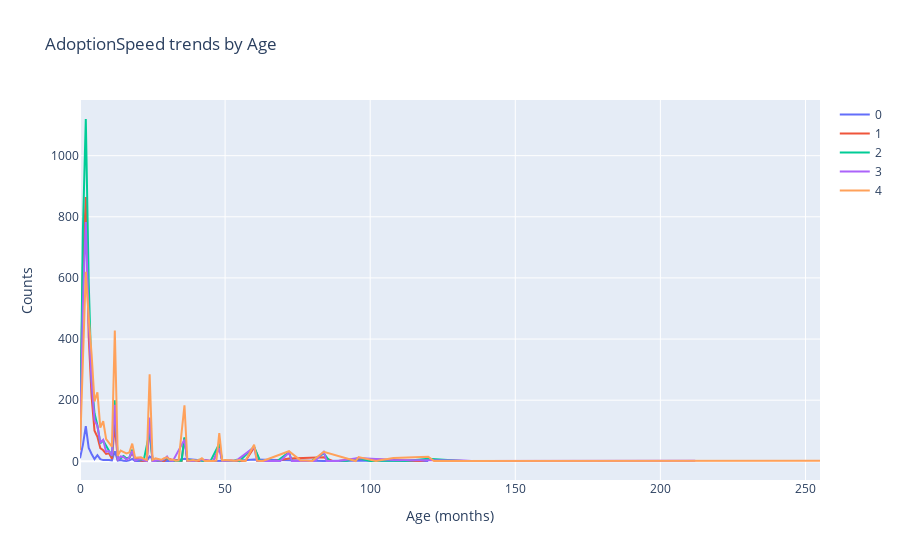

The code cell stored with this chart in its notebook:
### Code cell
import plotly.graph_objs as go
import plotly.offline as py

# Ensure plots are displayed inline if you're using Jupyter Notebook
get_ipython().run_line_magic('matplotlib', 'inline')
data = []
for a in range(5):
    df_speed = df.loc[df['AdoptionSpeed'] == a]

    data.append(go.Scatter(
        x = df_speed['Age'].value_counts().sort_index().index,
        y = df_speed['Age'].value_counts().sort_index().values,
        name = str(a)
    ))
    
layout = go.Layout(dict(title = "AdoptionSpeed trends by Age",
                  xaxis = dict(title = 'Age (months)'),
                  yaxis = dict(title = 'Counts'),
                  )
                  )
py.iplot(dict(data=data, layout=layout), filename='basic-line')

# Use a specific style for your plots
plt.style.use('ggplot')

# Set figure size for all plots
plt.rcParams['figure.figsize'] = (8, 4)

# Create a FacetGrid with 5 subplots, one for each AdoptionSpeed
g = sns.FacetGrid(df, col="AdoptionSpeed", col_wrap=3, height=3, aspect=1.5)
g.map(sns.kdeplot, "Age", color='green')

# Set titles and labels
g.set_titles("Adoption Speed {col_name}")
g.set_axis_labels("Age (months)", "Count")

# Set x-axis to start from 0
for ax in g.axes.flat:
    ax.set_xlim(left=0)

plt.show()

### Figure 1 — Plotly figure (JSON) as saved in the notebook; plotly's stock layout.template omitted (floating-point values rounded to 4 significant figures)
{"data": [{"name": "0", "type": "scatter", "x": [0, 1, 2, 3, 4, 5, 6, 7, 8, 9, 10, 11, 12, 13, 14, 15, 16, 17, 18, 19, 21, 22, 23, 24, 26, 27, 28, 29, 30, 32, 36, 44, 48, 53, 54, 60, 72, 78, 82, 84, 96, 112, 120], "y": [10, 54, 115, 44, 24, 7, 20, 7, 4, 5, 4, 3, 33, 2, 4, 2, 1, 3, 8, 1, 1, 1, 1, 16, 1, 1, 2, 1, 2, 1, 8, 1, 2, 1, 2, 6, 4, 1, 1, 1, 3, 1, 1]}, {"name": "1", "type": "scatter", "x": [0, 1, 2, 3, 4, 5, 6, 7, 8, 9, 10, 11, 12, 13, 14, 15, 16, 17, 18, 19, 20, 21, 22, 23, 24, 25, 27, 28, 29, 30, 32, 35, 36, 37, 38, 39, 41, 42, 46, 48, 49, 50, 51, 52, 53, 54, 55, 56, 57, 60, 62, 63, 65, 67, 72, 84, 87, 89, 96, 108, 117, 120, 132, 147], "y": [50, 643, 865, 408, 211, 100, 80, 43, 36, 24, 26, 8, 121, 7, 11, 16, 9, 11, 27, 7, 8, 2, 2, 2, 110, 2, 2, 2, 1, 10, 4, 1, 77, 2, 1, 1, 1, 4, 1, 47, 1, 2, 2, 3, 2, 2, 1, 1, 1, 45, 1, 1, 1, 1, 9, 13, 1, 1, 8, 3, 1, 5, 1, 1]}, {"name": "2", "type": "scatter", "x": [0, 1, 2, 3, 4, 5, 6, 7, 8, 9, 10, 11, 12, 13, 14, 15, 16, 17, 18, 19, 20, 21, 22, 24, 25, 26, 27, 28, 29, 30, 31, 32, 33, 34, 35, 36, 37, 38, 39, 41, 42, 45, 48, 49, 50, 51, 53, 54, 55, 60, 62, 64, 65, 67, 68, 72, 73, 74, 76, 77, 78, 80, 84, 86, 88, 91, 92, 96, 100, 108, 112, 120, 132, 144, 156], "y": [44, 754, 1120, 586, 265, 157, 117, 59, 68, 51, 37, 17, 200, 9, 10, 17, 9, 12, 38, 4, 5, 5, 5, 97, 2, 1, 3, 2, 6, 11, 2, 3, 2, 2, 2, 78, 2, 4, 1, 5, 2, 1, 58, 1, 1, 1, 2, 5, 1, 48, 2, 2, 3, 1, 1, 30, 1, 1, 1, 3, 1, 2, 26, 1, 1, 1, 2, 10, 1, 3, 1, 8, 1, 1, 1]}, {"name": "3", "type": "scatter", "x": [0, 1, 2, 3, 4, 5, 6, 7, 8, 9, 10, 11, 12, 13, 14, 15, 16, 17, 18, 19, 20, 21, 22, 23, 24, 25, 26, 27, 28, 29, 30, 31, 32, 36, 37, 39, 42, 45, 46, 48, 49, 50, 51, 52, 53, 54, 60, 61, 62, 64, 66, 67, 69, 72, 73, 75, 81, 84, 85, 89, 96, 108, 120, 132, 135, 144, 168, 180, 212], "y": [39, 511, 783, 458, 260, 135, 115, 62, 70, 31, 34, 18, 185, 4, 16, 14, 5, 12, 34, 2, 6, 7, 3, 1, 143, 1, 1, 3, 2, 7, 16, 2, 1, 71, 1, 1, 6, 1, 3, 42, 1, 1, 1, 1, 1, 3, 46, 1, 2, 1, 1, 1, 1, 28, 1, 1, 1, 31, 1, 1, 11, 4, 4, 3, 1, 1, 1, 1, 2]}, {"name": "4", "type": "scatter", "x": [0, 1, 2, 3, 4, 5, 6, 7, 8, 9, 10, 11, 12, 13, 14, 15, 16, 17, 18, 19, 20, 21, 22, 23, 24, 25, 26, 27, 28, 29, 30, 31, 32, 33, 34, 36, 37, 38, 39, 40, 41, 42, 43, 46, 47, 48, 49, 50, 51, 53, 54, 55, 56, 57, 60, 61, 62, 63, 72, 76, 78, 80, 84, 95, 96, 102, 108, 120, 122, 123, 132, 144, 180, 212, 238, 255], "y": [36, 342, 620, 470, 349, 196, 226, 110, 131, 73, 61, 48, 428, 18, 35, 30, 26, 29, 58, 12, 13, 13, 8, 4, 285, 5, 10, 8, 5, 10, 13, 5, 6, 2, 3, 183, 2, 3, 4, 2, 4, 10, 1, 1, 2, 92, 3, 4, 3, 2, 3, 4, 2, 1, 54, 2, 1, 1, 33, 3, 3, 1, 31, 1, 14, 1, 11, 15, 1, 1, 3, 2, 1, 1, 1, 2]}], "layout": {"title": {"text": "AdoptionSpeed trends by Age"}, "xaxis": {"title": {"text": "Age (months)"}}, "yaxis": {"title": {"text": "Counts"}}}}
